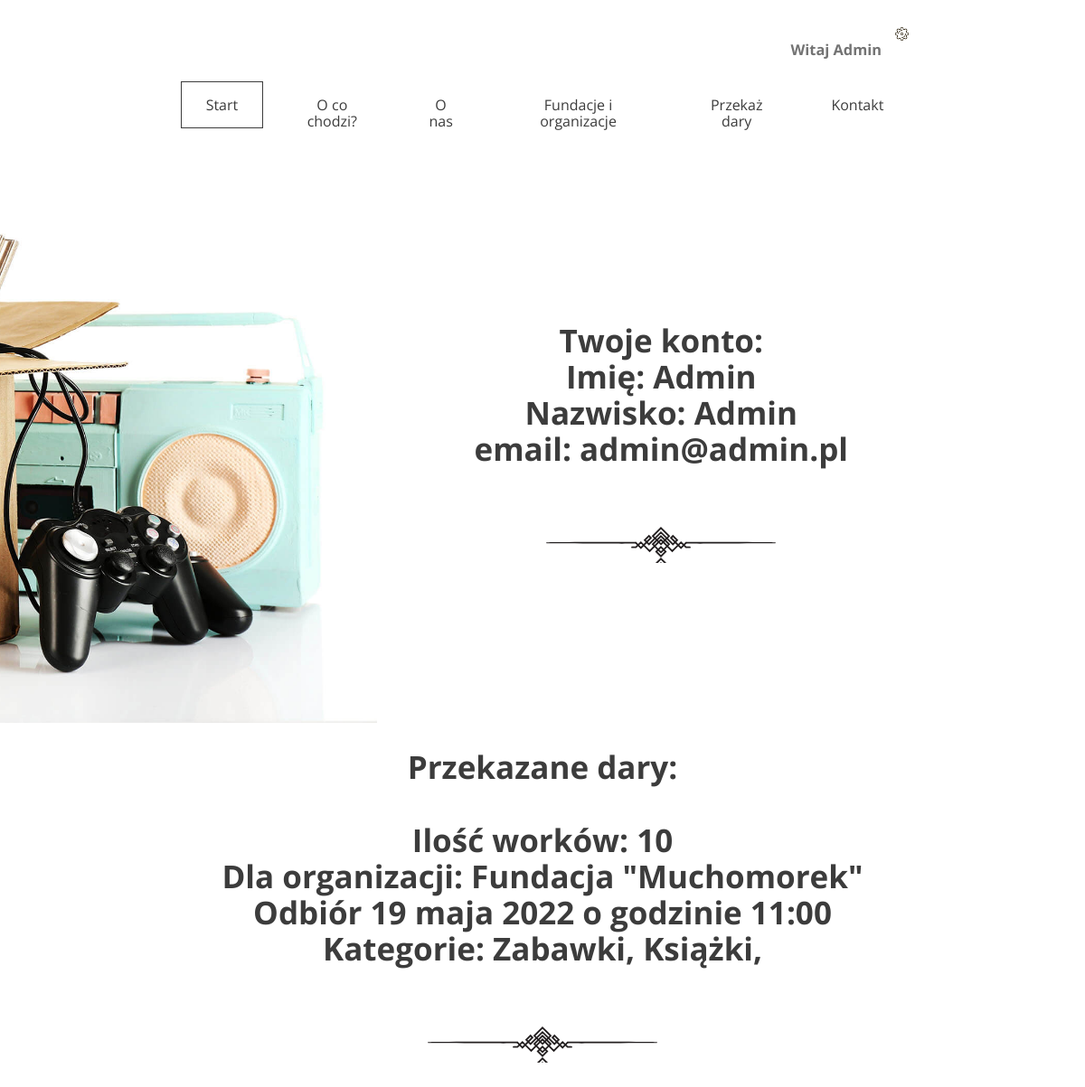
The page /user/ (signed in) on the database its author committed.
### charity_app/models.py (models this page shows, shortened)
class Donation(models.Model):
    quantity = models.SmallIntegerField()
    categories = models.ManyToManyField(Category)
    institution = models.ForeignKey(Institution, on_delete=models.CASCADE)
    address = models.CharField(max_length=64)
    phone_number = models.CharField(max_length=16)
    city = models.CharField(max_length=32)
    zip_code = models.CharField(max_length=10)
    pick_up_date = models.DateField(null=True)
    pick_up_time = models.TimeField()
    pick_up_comment = models.TextField()
    user = models.ForeignKey(User, on_delete=models.CASCADE)

class Institution(models.Model):
    name = models.CharField(max_length=64)
    description = models.TextField()
    type = models.CharField(max_length=64, choices=TYPES, default="Fundacja")
    categories = models.ManyToManyField(Category)
    def __str__(self):
        return self.name

class Category(models.Model):
    name = models.CharField(max_length=64)

### charity_app/views.py (the view)
# urls.py: path('user/', views.UserView.as_view(), name='user'),
class UserView(View):
    def get(self, request):
        user_id = request.user.id
        donations = Donation.objects.all().filter(user_id=user_id)
        for donation in donations:
            categories = donation.categories.all()
        ctx = {
            "user_id": user_id,
            "donations": donations,
            "categories": categories,
        }
        return render(request, 'user.html', ctx)

### charity_app/templates/user.html
{% extends 'base.html' %}
{% load static %}
{% block main %}
    <div class="slogan container container--90">
        <div class="slogan--item">
            <h2>
                Twoje konto:<br/>
                Imię: {{ request.user.first_name }}<br/>
                Nazwisko: {{ request.user.last_name }}<br/>
                email: {{ request.user.email }}<br/><br/>
            </h2>
        </div>
    </div>
        </header>
        <body id="user">
        <div class="slogan container container--90">
        <div class="slogan--item">
            <h2>
                Przekazane dary:<br/><br/>
                {% for donation in donations %}
                Ilość worków: {{ donation.quantity }} <br/>
                Dla organizacji: {{ donation.institution }}<br/>
                    Odbiór {{ donation.pick_up_date }} o godzinie {{ donation.pick_up_time }} <br/>
                Kategorie: {% for category in donation.categories.all %}
                    {{ category.name }},
                        {% endfor %}<br/><br/>
                {% endfor %}
            </h2>
        </div>
    </div>
    </body>
{% endblock %}

### charity_app/templates/base.html (shortened to what this page needs)
<!DOCTYPE html>
{% load static %}
<html lang="pl">
  <head>
    <link rel="stylesheet" href="{% static 'css/style.css' %}">
  </head>
  <body>
    <header class="header--main-page">
        <nav class="container container--70">
     {% if user.is_authenticated %}
         <ul class="nav--actions">
            <li class="logged-user">
          <h3>Witaj {{user.first_name}}</h3>
          {% else %}
              </li>
            <ul class="nav--actions">
                <li><a href="/login/#form" class="btn btn--small btn--without-border">Zaloguj</a></li>
                <li><a href="/register/#form" class="btn btn--small btn--highlighted">Załóż konto</a></li>
            </ul>
          {% endif %}
         </ul>
        </nav>
        <nav class="container container--70">
            <ul>
                <li><a href="/" class="btn btn--without-border active">Start</a></li>
                <li><a href="/#steps" class="btn btn--without-border">O co chodzi?</a></li>
                <li><a href="/#about-us" class="btn btn--without-border">O nas</a></li>
                <li><a href="/#help" class="btn btn--without-border">Fundacje i organizacje</a></li>
                <li><a href="/add_donation" class="btn btn--without-border">Przekaż dary</a></li>
                <li><a href="/#contact" class="btn btn--without-border">Kontakt</a></li>
            </ul>
        </nav>
{% block main %}
{% endblock %}

### rows shown on the page
Donation: quantity "10", institution "Fundacja \"Muchomorek\"", pick_up_date "19 maja 2022", pick_up_time "11:00"
Category: name "Zabawki"
Category: name "Książki"

### other values the page prints
{{ user.first_name }} "Admin"
{{ request.user.first_name }} "Admin"
{{ request.user.last_name }} "Admin"
{{ request.user.email }} "admin@admin.pl"
